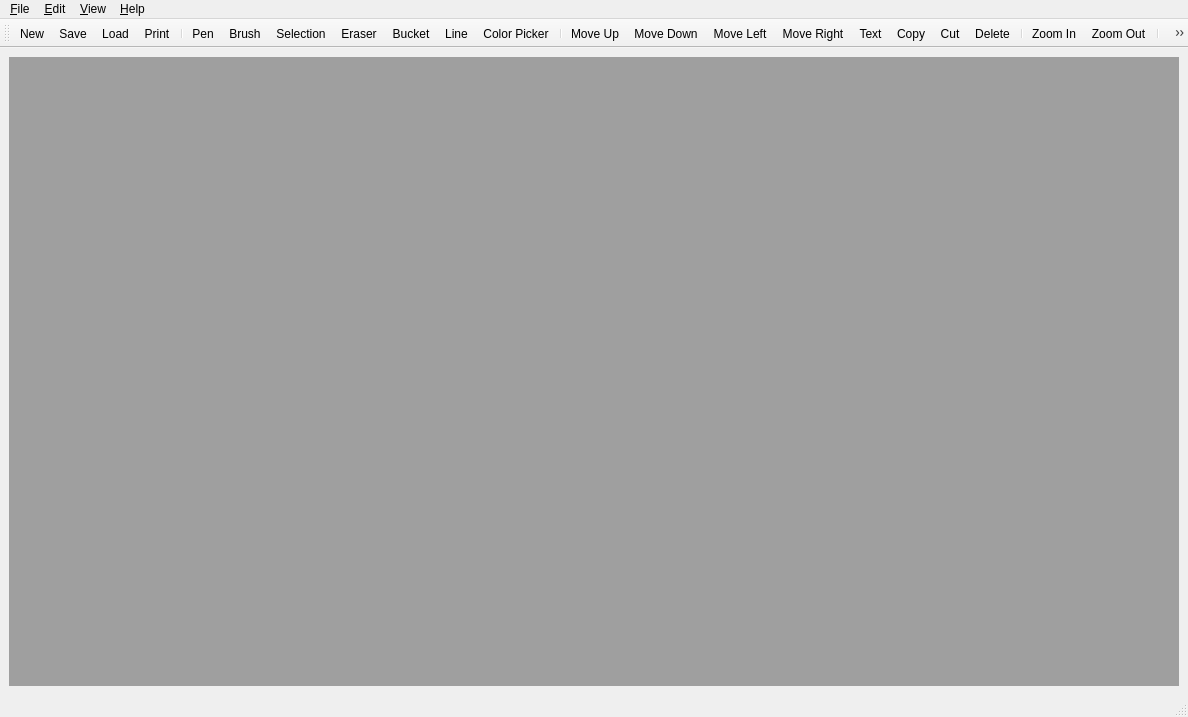
<?xml version="1.0" encoding="UTF-8"?>
<ui version="4.0">
 <class>MainWindow</class>
 <widget class="QMainWindow" name="MainWindow">
  <property name="geometry">
   <rect>
    <x>0</x>
    <y>0</y>
    <width>1188</width>
    <height>717</height>
   </rect>
  </property>
  <property name="windowTitle">
   <string>Playfield Pixel Perfect Pro</string>
  </property>
  <property name="windowIcon">
   <iconset>
    <normaloff>../assets/icons/32/pppp.ico</normaloff>../assets/icons/32/pppp.ico</iconset>
  </property>
  <property name="whatsThis">
   <string>&lt;html&gt;&lt;head/&gt;&lt;body&gt;&lt;p&gt;&lt;br/&gt;&lt;/p&gt;&lt;/body&gt;&lt;/html&gt;</string>
  </property>
  <property name="iconSize">
   <size>
    <width>24</width>
    <height>24</height>
   </size>
  </property>
  <widget class="QWidget" name="centralwidget">
   <layout class="QVBoxLayout" name="verticalLayout">
    <item>
     <widget class="QMdiArea" name="mdiArea"/>
    </item>
   </layout>
  </widget>
  <widget class="QMenuBar" name="menubar">
   <property name="geometry">
    <rect>
     <x>0</x>
     <y>0</y>
     <width>1188</width>
     <height>21</height>
    </rect>
   </property>
   <widget class="QMenu" name="menuFile">
    <property name="title">
     <string>&amp;File</string>
    </property>
    <widget class="QMenu" name="menuFileAsm">
     <property name="title">
      <string>ASM</string>
     </property>
     <addaction name="actionFileAsmRows_PF0_PF1_PF2"/>
     <addaction name="actionFileAsmRows_PF0_PF1_PF2_PF0_PF1_PF2"/>
     <addaction name="actionFileAsmRows_PF0_PF1_PF2_COLUPF_COLUBK"/>
     <addaction name="actionFileAsmRows_PF0_PF1_PF2_COLUPF"/>
     <addaction name="actionFileAsmRows_PF0_PF1_PF2_COLUBK"/>
     <addaction name="actionFileAsmRows_PF0_PF1_PF2_PF0_PF1_PF2_COLUPF_COLUBK"/>
     <addaction name="actionFileAsmRows_PF0_PF1_PF2_PF0_PF1_PF2_COLUPF"/>
     <addaction name="actionFileAsmRows_PF0_PF1_PF2_PF0_PF1_PF2_COLUBK"/>
     <addaction name="actionFileAsmRows_PF0_COLUPF_PF1_PF2_PF0_COLUPF_PF1_PF2"/>
     <addaction name="actionFileAsmRows_PF0_COLUBK_PF1_PF2_PF0_COLUBK_PF1_PF2"/>
     <addaction name="actionFileAsmRows_PF0_COLUPF_PF1_PF2_PF0_COLUPF_PF1_PF2_COLUBK"/>
     <addaction name="actionFileAsmRows_PF0_COLUBK_PF1_PF2_PF0_COLUBK_PF1_PF2_COLUPF"/>
     <addaction name="actionFileAsmRows_COLUPF_COLUBK_PF0_PF1_PF2"/>
     <addaction name="actionFileAsmRows_COLUPF_PF0_PF1_PF2"/>
     <addaction name="actionFileAsmRows_COLUBK_PF0_PF1_PF2"/>
     <addaction name="actionFileAsmRows_COLUPF_COLUBK_PF0_PF1_PF2_PF0_PF1_PF2"/>
     <addaction name="actionFileAsmRows_COLUPF_PF0_PF1_PF2_PF0_PF1_PF2"/>
     <addaction name="actionFileAsmRows_COLUBK_PF0_PF1_PF2_PF0_PF1_PF2"/>
     <addaction name="separator"/>
     <addaction name="actionFileAsmRegisters"/>
    </widget>
    <addaction name="actionFileNew"/>
    <addaction name="separator"/>
    <addaction name="actionFileSave"/>
    <addaction name="actionFileSaveAs"/>
    <addaction name="separator"/>
    <addaction name="menuFileAsm"/>
    <addaction name="actionFileExportToPng"/>
    <addaction name="separator"/>
    <addaction name="actionFileLoad"/>
    <addaction name="separator"/>
    <addaction name="actionFilePrint"/>
    <addaction name="separator"/>
    <addaction name="actionFileExit"/>
   </widget>
   <widget class="QMenu" name="menuEdit">
    <property name="title">
     <string>&amp;Edit</string>
    </property>
    <widget class="QMenu" name="menuEditToolbox">
     <property name="title">
      <string>Toolbox</string>
     </property>
     <addaction name="actionEditToolboxPen"/>
     <addaction name="actionEditToolboxBrush"/>
     <addaction name="actionEditToolboxSelection"/>
     <addaction name="actionEditToolboxEraser"/>
     <addaction name="actionEditToolboxBucket"/>
     <addaction name="actionEditToolboxColorPicker"/>
     <addaction name="actionEditToolboxLine"/>
    </widget>
    <widget class="QMenu" name="menuEditSelection">
     <property name="title">
      <string>Selection</string>
     </property>
     <addaction name="actionEditSelectionMoveUp"/>
     <addaction name="actionEditSelectionMoveDown"/>
     <addaction name="actionEditSelectionMoveLeft"/>
     <addaction name="actionEditSelectionMoveRight"/>
     <addaction name="actionEditSelectionText"/>
     <addaction name="actionEditSelectionCopy"/>
     <addaction name="actionEditSelectionCut"/>
     <addaction name="actionEditSelectionDelete"/>
    </widget>
    <addaction name="menuEditToolbox"/>
    <addaction name="separator"/>
    <addaction name="actionEditClear"/>
    <addaction name="separator"/>
    <addaction name="actionEditUndo"/>
    <addaction name="actionEditRedo"/>
    <addaction name="menuEditSelection"/>
   </widget>
   <widget class="QMenu" name="menuView">
    <property name="title">
     <string>&amp;View</string>
    </property>
    <addaction name="actionViewZoomIn"/>
    <addaction name="actionViewZoomOut"/>
    <addaction name="separator"/>
    <addaction name="actionViewForegroundPalette"/>
    <addaction name="actionViewBackgroundPalette"/>
   </widget>
   <widget class="QMenu" name="menuHelp">
    <property name="title">
     <string>&amp;Help</string>
    </property>
    <addaction name="actionHelpAbout"/>
   </widget>
   <addaction name="menuFile"/>
   <addaction name="menuEdit"/>
   <addaction name="menuView"/>
   <addaction name="menuHelp"/>
  </widget>
  <widget class="QStatusBar" name="statusbar"/>
  <widget class="QToolBar" name="toolBar">
   <property name="windowTitle">
    <string>toolBar</string>
   </property>
   <attribute name="toolBarArea">
    <enum>TopToolBarArea</enum>
   </attribute>
   <attribute name="toolBarBreak">
    <bool>false</bool>
   </attribute>
   <addaction name="actionFileNew"/>
   <addaction name="actionFileSave"/>
   <addaction name="actionFileLoad"/>
   <addaction name="actionFilePrint"/>
   <addaction name="separator"/>
   <addaction name="actionEditToolboxPen"/>
   <addaction name="actionEditToolboxBrush"/>
   <addaction name="actionEditToolboxSelection"/>
   <addaction name="actionEditToolboxEraser"/>
   <addaction name="actionEditToolboxBucket"/>
   <addaction name="actionEditToolboxLine"/>
   <addaction name="actionEditToolboxColorPicker"/>
   <addaction name="separator"/>
   <addaction name="actionEditSelectionMoveUp"/>
   <addaction name="actionEditSelectionMoveDown"/>
   <addaction name="actionEditSelectionMoveLeft"/>
   <addaction name="actionEditSelectionMoveRight"/>
   <addaction name="actionEditSelectionText"/>
   <addaction name="actionEditSelectionCopy"/>
   <addaction name="actionEditSelectionCut"/>
   <addaction name="actionEditSelectionDelete"/>
   <addaction name="separator"/>
   <addaction name="actionViewZoomIn"/>
   <addaction name="actionViewZoomOut"/>
   <addaction name="separator"/>
   <addaction name="actionViewForegroundPalette"/>
   <addaction name="actionViewBackgroundPalette"/>
   <addaction name="separator"/>
   <addaction name="actionEditUndo"/>
   <addaction name="actionEditRedo"/>
   <addaction name="separator"/>
   <addaction name="actionEditClear"/>
  </widget>
  <action name="actionFileNew">
   <property name="icon">
    <iconset>
     <normaloff>../assets/icons/24/common-file-empty.png</normaloff>../assets/icons/24/common-file-empty.png</iconset>
   </property>
   <property name="text">
    <string>New</string>
   </property>
   <property name="shortcut">
    <string>Ctrl+N</string>
   </property>
  </action>
  <action name="actionFileSave">
   <property name="icon">
    <iconset>
     <normaloff>../assets/icons/24/floppy-disk.png</normaloff>../assets/icons/24/floppy-disk.png</iconset>
   </property>
   <property name="text">
    <string>Save</string>
   </property>
   <property name="shortcut">
    <string>Ctrl+S</string>
   </property>
  </action>
  <action name="actionFileSaveAs">
   <property name="icon">
    <iconset>
     <normaloff>../assets/icons/24/floppy-disk.png</normaloff>../assets/icons/24/floppy-disk.png</iconset>
   </property>
   <property name="text">
    <string>Save As</string>
   </property>
   <property name="shortcut">
    <string>Ctrl+Shift+S</string>
   </property>
  </action>
  <action name="actionFileLoad">
   <property name="icon">
    <iconset>
     <normaloff>../assets/icons/24/folder-empty-1.png</normaloff>../assets/icons/24/folder-empty-1.png</iconset>
   </property>
   <property name="text">
    <string>Load</string>
   </property>
   <property name="shortcut">
    <string>Ctrl+O</string>
   </property>
  </action>
  <action name="actionFileExit">
   <property name="icon">
    <iconset>
     <normaloff>../icons/close.svg</normaloff>../icons/close.svg</iconset>
   </property>
   <property name="text">
    <string>Exit</string>
   </property>
  </action>
  <action name="actionViewZoomIn">
   <property name="icon">
    <iconset>
     <normaloff>../assets/icons/24/zoom-in.png</normaloff>../assets/icons/24/zoom-in.png</iconset>
   </property>
   <property name="text">
    <string>Zoom In</string>
   </property>
   <property name="shortcut">
    <string>Ctrl++</string>
   </property>
  </action>
  <action name="actionViewZoomOut">
   <property name="icon">
    <iconset>
     <normaloff>../assets/icons/24/zoom-out.png</normaloff>../assets/icons/24/zoom-out.png</iconset>
   </property>
   <property name="text">
    <string>Zoom Out</string>
   </property>
   <property name="shortcut">
    <string>Ctrl+-</string>
   </property>
  </action>
  <action name="actionEditClear">
   <property name="icon">
    <iconset>
     <normaloff>../assets/icons/24/bin-paper.png</normaloff>../assets/icons/24/bin-paper.png</iconset>
   </property>
   <property name="text">
    <string>Clear</string>
   </property>
   <property name="shortcut">
    <string>Ctrl+Del</string>
   </property>
  </action>
  <action name="actionViewForegroundPalette">
   <property name="checkable">
    <bool>true</bool>
   </property>
   <property name="checked">
    <bool>true</bool>
   </property>
   <property name="icon">
    <iconset>
     <normaloff>../assets/icons/24/color-painting-palette.png</normaloff>../assets/icons/24/color-painting-palette.png</iconset>
   </property>
   <property name="text">
    <string>Foreground Palette</string>
   </property>
  </action>
  <action name="actionViewBackgroundPalette">
   <property name="checkable">
    <bool>true</bool>
   </property>
   <property name="checked">
    <bool>true</bool>
   </property>
   <property name="icon">
    <iconset>
     <normaloff>../assets/icons/24/color-painting-palette.png</normaloff>../assets/icons/24/color-painting-palette.png</iconset>
   </property>
   <property name="text">
    <string>Background Palette</string>
   </property>
  </action>
  <action name="actionEditToolboxPen">
   <property name="checkable">
    <bool>true</bool>
   </property>
   <property name="icon">
    <iconset>
     <normaloff>../assets/icons/24/pencil.png</normaloff>../assets/icons/24/pencil.png</iconset>
   </property>
   <property name="text">
    <string>Pen</string>
   </property>
   <property name="toolTip">
    <string>Pen [Shift :: Brush][Ctrl :: Bucket][Alt :: Picker]</string>
   </property>
   <property name="shortcut">
    <string>Ctrl+Alt+P</string>
   </property>
  </action>
  <action name="actionEditToolboxEraser">
   <property name="checkable">
    <bool>true</bool>
   </property>
   <property name="icon">
    <iconset>
     <normaloff>../assets/icons/24/eraser-2.png</normaloff>../assets/icons/24/eraser-2.png</iconset>
   </property>
   <property name="text">
    <string>Eraser</string>
   </property>
   <property name="toolTip">
    <string>Eraser [Shift :: Sponge]</string>
   </property>
   <property name="shortcut">
    <string>Ctrl+Alt+E</string>
   </property>
  </action>
  <action name="actionEditToolboxBucket">
   <property name="checkable">
    <bool>true</bool>
   </property>
   <property name="icon">
    <iconset>
     <normaloff>../assets/icons/24/color-bucket.png</normaloff>../assets/icons/24/color-bucket.png</iconset>
   </property>
   <property name="text">
    <string>Bucket</string>
   </property>
   <property name="shortcut">
    <string>Ctrl+Alt+B</string>
   </property>
  </action>
  <action name="actionEditToolboxColorPicker">
   <property name="checkable">
    <bool>true</bool>
   </property>
   <property name="icon">
    <iconset>
     <normaloff>../assets/icons/24/color-picker-1.png</normaloff>../assets/icons/24/color-picker-1.png</iconset>
   </property>
   <property name="text">
    <string>Color Picker</string>
   </property>
   <property name="shortcut">
    <string>Ctrl+Alt+C</string>
   </property>
  </action>
  <action name="actionEditToolboxLine">
   <property name="checkable">
    <bool>true</bool>
   </property>
   <property name="icon">
    <iconset>
     <normaloff>../assets/icons/24/vectors-line-path.png</normaloff>../assets/icons/24/vectors-line-path.png</iconset>
   </property>
   <property name="text">
    <string>Line</string>
   </property>
   <property name="toolTip">
    <string>Line [Ctrl :: Vertical]</string>
   </property>
   <property name="shortcut">
    <string>Ctrl+Alt+L</string>
   </property>
  </action>
  <action name="actionEditUndo">
   <property name="icon">
    <iconset>
     <normaloff>../assets/icons/24/undo.png</normaloff>../assets/icons/24/undo.png</iconset>
   </property>
   <property name="text">
    <string>Undo</string>
   </property>
   <property name="shortcut">
    <string>Ctrl+Z</string>
   </property>
  </action>
  <action name="actionEditRedo">
   <property name="icon">
    <iconset>
     <normaloff>../assets/icons/24/redo.png</normaloff>../assets/icons/24/redo.png</iconset>
   </property>
   <property name="text">
    <string>Redo</string>
   </property>
   <property name="shortcut">
    <string>Ctrl+Shift+Z</string>
   </property>
  </action>
  <action name="actionEditToolboxBrush">
   <property name="checkable">
    <bool>true</bool>
   </property>
   <property name="icon">
    <iconset>
     <normaloff>../assets/icons/24/color-rolling-brush.png</normaloff>../assets/icons/24/color-rolling-brush.png</iconset>
   </property>
   <property name="text">
    <string>Brush</string>
   </property>
   <property name="shortcut">
    <string>Ctrl+Alt+R</string>
   </property>
  </action>
  <action name="actionEditToolboxSelection">
   <property name="checkable">
    <bool>true</bool>
   </property>
   <property name="icon">
    <iconset>
     <normaloff>../assets/icons/24/design-tool-selection-wand.png</normaloff>../assets/icons/24/design-tool-selection-wand.png</iconset>
   </property>
   <property name="text">
    <string>Selection</string>
   </property>
   <property name="toolTip">
    <string>Selection [Wheel :: Up/Down][Wheel+Shift :: Left/Right]</string>
   </property>
   <property name="shortcut">
    <string>Ctrl+Alt+S</string>
   </property>
  </action>
  <action name="actionHelpAbout">
   <property name="text">
    <string>About</string>
   </property>
  </action>
  <action name="actionEditSelectionMoveUp">
   <property name="icon">
    <iconset>
     <normaloff>../assets/icons/24/arrow-thick-up.png</normaloff>../assets/icons/24/arrow-thick-up.png</iconset>
   </property>
   <property name="text">
    <string>Move Up</string>
   </property>
   <property name="shortcut">
    <string>Up</string>
   </property>
  </action>
  <action name="actionEditSelectionMoveDown">
   <property name="icon">
    <iconset>
     <normaloff>../assets/icons/24/arrow-thick-down.png</normaloff>../assets/icons/24/arrow-thick-down.png</iconset>
   </property>
   <property name="text">
    <string>Move Down</string>
   </property>
   <property name="shortcut">
    <string>Down</string>
   </property>
  </action>
  <action name="actionEditSelectionMoveLeft">
   <property name="icon">
    <iconset>
     <normaloff>../assets/icons/24/arrow-thick-left.png</normaloff>../assets/icons/24/arrow-thick-left.png</iconset>
   </property>
   <property name="text">
    <string>Move Left</string>
   </property>
   <property name="shortcut">
    <string>Left</string>
   </property>
  </action>
  <action name="actionEditSelectionMoveRight">
   <property name="icon">
    <iconset>
     <normaloff>../assets/icons/24/arrow-thick-right.png</normaloff>../assets/icons/24/arrow-thick-right.png</iconset>
   </property>
   <property name="text">
    <string>Move Right</string>
   </property>
   <property name="shortcut">
    <string>Right</string>
   </property>
  </action>
  <action name="actionEditSelectionCopy">
   <property name="icon">
    <iconset>
     <normaloff>../assets/icons/24/copy-paste.png</normaloff>../assets/icons/24/copy-paste.png</iconset>
   </property>
   <property name="text">
    <string>Copy</string>
   </property>
   <property name="shortcut">
    <string>Ctrl+C</string>
   </property>
  </action>
  <action name="actionEditSelectionCut">
   <property name="icon">
    <iconset>
     <normaloff>../assets/icons/24/coupon-cut.png</normaloff>../assets/icons/24/coupon-cut.png</iconset>
   </property>
   <property name="text">
    <string>Cut</string>
   </property>
   <property name="shortcut">
    <string>Ctrl+X</string>
   </property>
  </action>
  <action name="actionEditSelectionDelete">
   <property name="icon">
    <iconset>
     <normaloff>../assets/icons/24/remove-circle.png</normaloff>../assets/icons/24/remove-circle.png</iconset>
   </property>
   <property name="text">
    <string>Delete</string>
   </property>
   <property name="shortcut">
    <string>Del</string>
   </property>
  </action>
  <action name="actionFilePrint">
   <property name="icon">
    <iconset>
     <normaloff>../assets/icons/24/printer.png</normaloff>../assets/icons/24/printer.png</iconset>
   </property>
   <property name="text">
    <string>Print</string>
   </property>
   <property name="shortcut">
    <string>Ctrl+P</string>
   </property>
  </action>
  <action name="actionEditSelectionText">
   <property name="icon">
    <iconset>
     <normaloff>../assets/icons/24/text-input-area.png</normaloff>../assets/icons/24/text-input-area.png</iconset>
   </property>
   <property name="text">
    <string>Text</string>
   </property>
   <property name="shortcut">
    <string>Ctrl+T</string>
   </property>
  </action>
  <action name="actionFileExportToPng">
   <property name="text">
    <string>Export To PNG</string>
   </property>
  </action>
  <action name="actionFileAsmRows_PF0_PF1_PF2">
   <property name="text">
    <string>Rows (PF0, PF1, PF2)</string>
   </property>
  </action>
  <action name="actionFileAsmRows_PF0_PF1_PF2_PF0_PF1_PF2">
   <property name="text">
    <string>Rows (PF0, PF1, PF2, PF0, PF1, PF2)</string>
   </property>
  </action>
  <action name="actionFileAsmRows_PF0_PF1_PF2_COLUPF_COLUBK">
   <property name="text">
    <string>Rows (PF0, PF1, PF2, COLUPF, COLUBK)</string>
   </property>
  </action>
  <action name="actionFileAsmRows_PF0_PF1_PF2_COLUPF">
   <property name="text">
    <string>Rows (PF0, PF1, PF2, COLUPF)</string>
   </property>
  </action>
  <action name="actionFileAsmRows_PF0_PF1_PF2_COLUBK">
   <property name="text">
    <string>Rows (PF0, PF1, PF2, COLUBK)</string>
   </property>
  </action>
  <action name="actionFileAsmRows_PF0_PF1_PF2_PF0_PF1_PF2_COLUPF_COLUBK">
   <property name="text">
    <string>Rows (PF0, PF1, PF2, PF0, PF1, PF2, COLUPF, COLUBK)</string>
   </property>
  </action>
  <action name="actionFileAsmRows_PF0_PF1_PF2_PF0_PF1_PF2_COLUPF">
   <property name="text">
    <string>Rows (PF0, PF1, PF2, PF0, PF1, PF2, COLUPF)</string>
   </property>
  </action>
  <action name="actionFileAsmRows_PF0_PF1_PF2_PF0_PF1_PF2_COLUBK">
   <property name="text">
    <string>Rows (PF0, PF1, PF2, PF0, PF1, PF2, COLUBK)</string>
   </property>
  </action>
  <action name="actionFileAsmRows_PF0_COLUPF_PF1_PF2_PF0_COLUPF_PF1_PF2">
   <property name="text">
    <string>Rows (PF0 / COLUPF, PF1, PF2, PF0 / COLUPF, PF1, PF2)</string>
   </property>
  </action>
  <action name="actionFileAsmRows_PF0_COLUBK_PF1_PF2_PF0_COLUBK_PF1_PF2">
   <property name="text">
    <string>Rows (PF0 / COLUBK, PF1, PF2, PF0 / COLUBK, PF1, PF2)</string>
   </property>
  </action>
  <action name="actionFileAsmRows_PF0_COLUPF_PF1_PF2_PF0_COLUPF_PF1_PF2_COLUBK">
   <property name="text">
    <string>Rows (PF0 / COLUPF, PF1, PF2, PF0 / COLUPF, PF1, PF2, COLUBK)</string>
   </property>
  </action>
  <action name="actionFileAsmRows_PF0_COLUBK_PF1_PF2_PF0_COLUBK_PF1_PF2_COLUPF">
   <property name="text">
    <string>Rows (PF0 / COLUBK, PF1, PF2, PF0 / COLUBK, PF1, PF2, COLUPF)</string>
   </property>
  </action>
  <action name="actionFileAsmRegisters">
   <property name="text">
    <string>Registers</string>
   </property>
  </action>
  <action name="actionFileAsmRows_COLUPF_COLUBK_PF0_PF1_PF2">
   <property name="text">
    <string>Rows (COLUPF, COLUBK, PF0, PF1, PF2)</string>
   </property>
  </action>
  <action name="actionFileAsmRows_COLUPF_PF0_PF1_PF2">
   <property name="text">
    <string>Rows (COLUPF, PF0, PF1, PF2)</string>
   </property>
  </action>
  <action name="actionFileAsmRows_COLUBK_PF0_PF1_PF2">
   <property name="text">
    <string>Rows (COLUBK, PF0, PF1, PF2)</string>
   </property>
  </action>
  <action name="actionFileAsmRows_COLUPF_COLUBK_PF0_PF1_PF2_PF0_PF1_PF2">
   <property name="text">
    <string>Rows (COLUPF, COLUBK, PF0, PF1, PF2, PF0, PF1, PF2)</string>
   </property>
  </action>
  <action name="actionFileAsmRows_COLUPF_PF0_PF1_PF2_PF0_PF1_PF2">
   <property name="text">
    <string>Rows (COLUPF, PF0, PF1, PF2, PF0, PF1, PF2)</string>
   </property>
  </action>
  <action name="actionFileAsmRows_COLUBK_PF0_PF1_PF2_PF0_PF1_PF2">
   <property name="text">
    <string>Rows (COLUBK, PF0, PF1, PF2, PF0, PF1, PF2)</string>
   </property>
  </action>
 </widget>
 <resources/>
 <connections/>
</ui>
